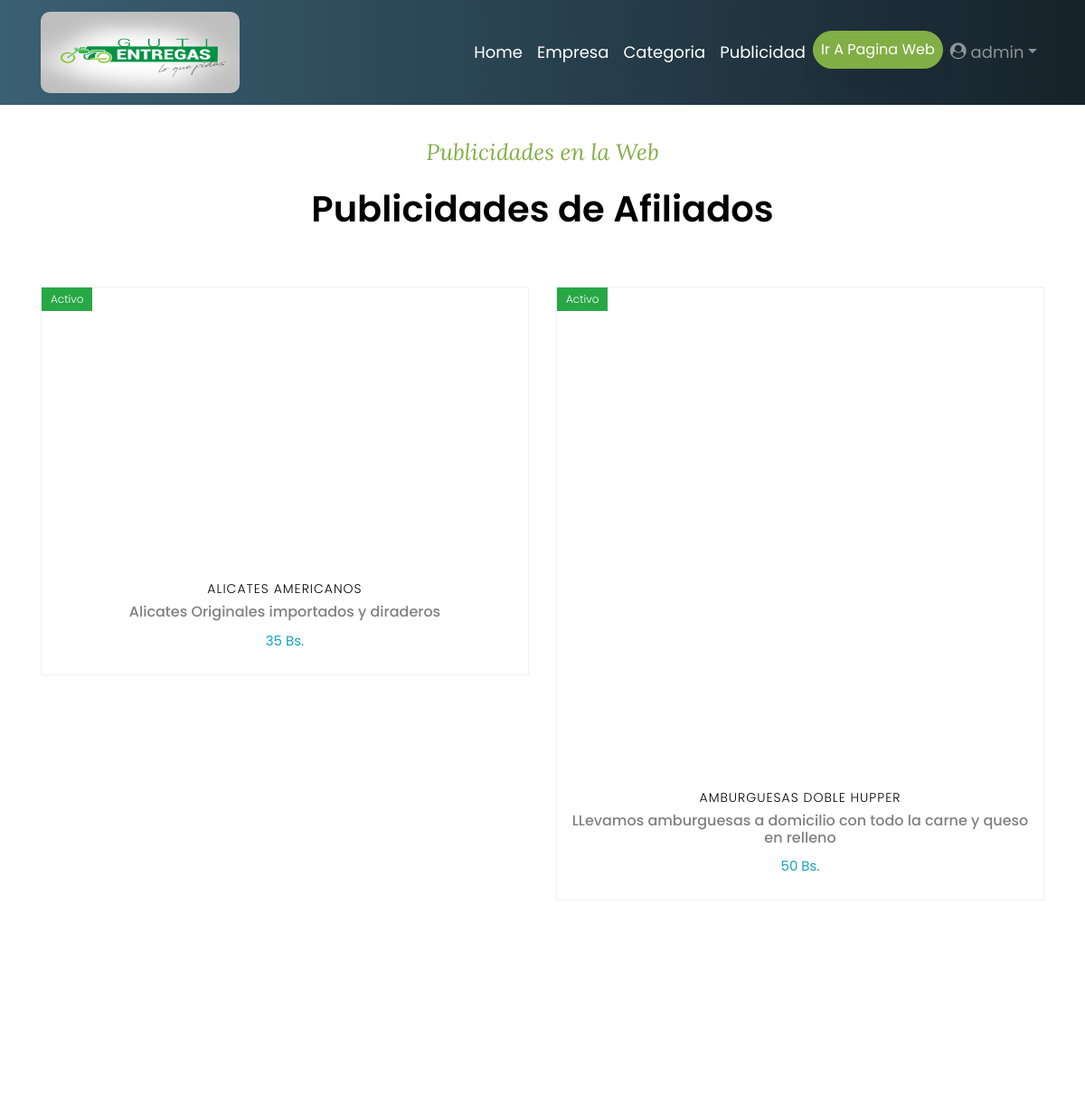
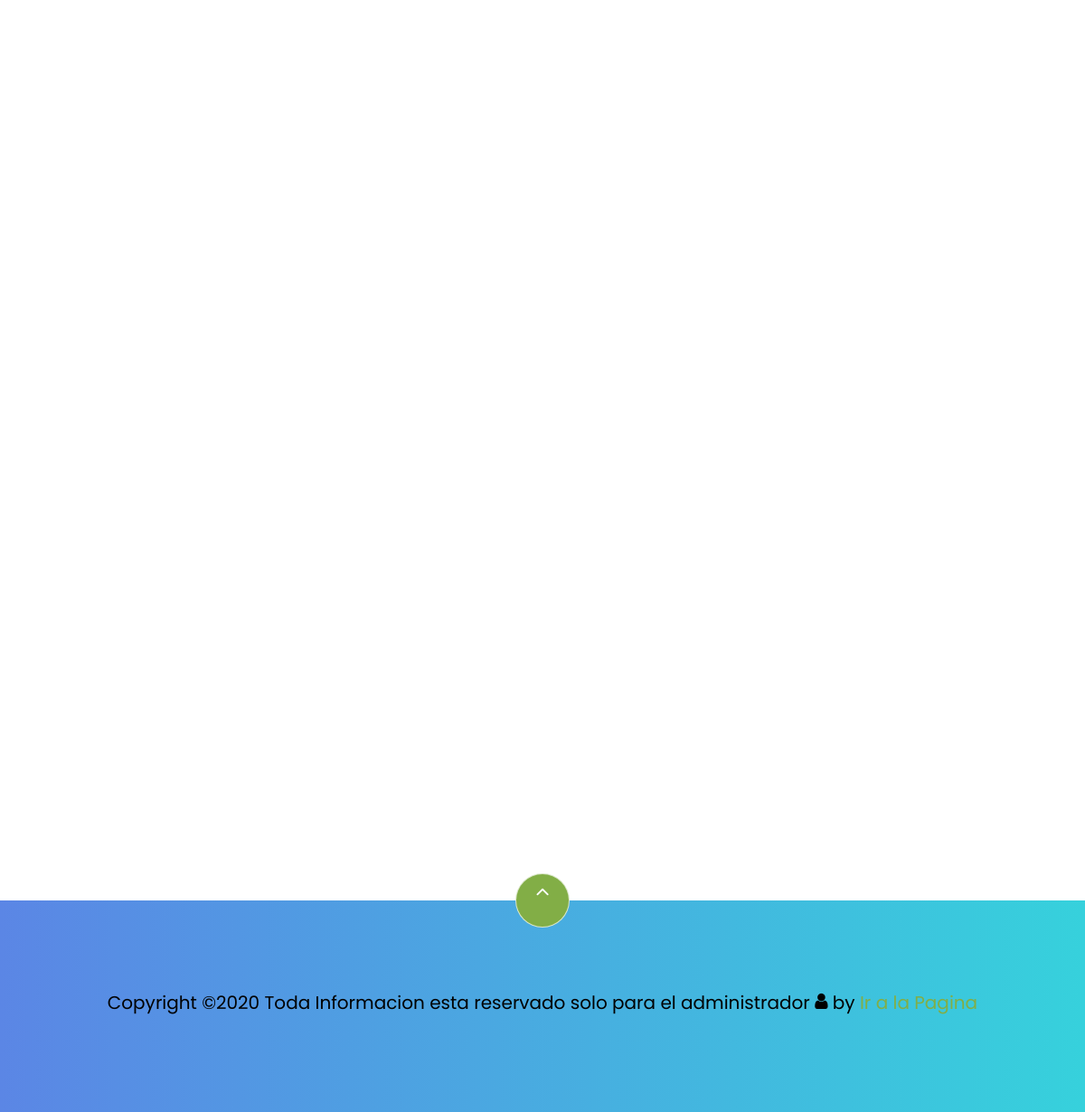
The page /web/publicidad.php (signed in) on the database its author committed (2 pictures, top to bottom).
### tables this page shows
CREATE TABLE `administrador` (
  `id_admin` int(10) NOT NULL,
  `user` varchar(100) NOT NULL,
  `pass` varchar(150) NOT NULL,
  `nom_empresa` varchar(150) NOT NULL,
  `celular` int(15) NOT NULL,
  `correo` varchar(200) NOT NULL,
  `logo` longblob NOT NULL
);

CREATE TABLE `publicidad` (
  `id_public` int(10) NOT NULL,
  `nom_servicio` varchar(500) DEFAULT NULL,
  `desp_servicio` varchar(500) DEFAULT NULL,
  `precio` int(10) DEFAULT NULL,
  `foto` longblob DEFAULT NULL,
  `estado_public` tinyint(1) NOT NULL,
  `empresa_id` int(10) DEFAULT NULL
);

### web/publicidad.php (the view, shortened to what this page needs)
<?php
	if (!isset($_SESSION['user'])) {
		header('Location: index.php');
	}elseif(isset($_SESSION['user'])){
        include 'model/conexion.php';
		$sentencia = $db->query("SELECT * FROM publicidad inner join
         empresa on empresa.id_empresa=publicidad.empresa_id  ORDER BY publicidad.nom_servicio ASC;");
    $publicidad = $sentencia->fetchAll(PDO::FETCH_OBJ);
	}else{
		echo "Error en el sistema";
	}
?>
<?php include "assets/admin-header.php"; ?>
<section class="ftco-section">
  <div class="container">
    <div class="row justify-content-center mb-3 pb-3">
      <div class="col-md-12 heading-section text-center ftco-animate">
        <span class="subheading">Publicidades en la Web</span>
        <h2 class="mb-4">Publicidades de Afiliados</h2>
      </div>
    </div>
  </div>
  <div class="container">
    <div class="row">
			<?php foreach ($publicidad  as $public) { ?>
      <div class="col-md-6 col-lg-6 ftco-animate">
        <div class="product">
          <a href="#" class="img-prod"><img class="img-fluid" src="image/<?php echo $public->foto; ?>" alt="Colorlib Template">
						<?php if ($public->estado_public > 0): ?>
            <span class="status bg-success">Activo</span>
						<?php else: ?>
						<span class="status bg-danger">InActivo</span>
						<?php endif; ?>
          </a>
          <div class="text py-3 pb-4 px-3 text-center">
            <h3><a href="#"><?php echo $public->nom_servicio; ?></a></h3>
            <div class="d-flex">
              <div class="pricing">
                <h6 class="price"><span class="price-sale"><?php echo $public->desp_servicio; ?></span></h6>
              </div>
            </div>
						<div class="d-flex">
              <div class="pricing">
                <p class="price"><span class="price-sale text text-info"><?php echo $public->precio; ?>  Bs.</span></p>
              </div>
            </div>
          </div>
        </div>
      </div>
			<?php
		}?>
    </div>
  </div>
</section>
<?php include "assets/admin-footer.php"; ?>

### web/assets/admin-header.php (shortened to what this page needs)
<?php
	if (!isset($_SESSION['user'])) {
		header('Location: login.php');
	}elseif(isset($_SESSION['user'])){
        include 'model/conexion.php';
		$sentencia_adm = $db->query("SELECT * FROM administrador ;");
    $administrador = $sentencia_adm->fetchAll(PDO::FETCH_OBJ);
	}else{
		echo "Error en el sistema";
	}
?>
<!DOCTYPE html>
<html lang="en">
  <head>
    <link rel="stylesheet" href="css/open-iconic-bootstrap.min.css">
    <link rel="stylesheet" href="css/animate.css">
    <link rel="stylesheet" href="css/owl.carousel.min.css">
    <link rel="stylesheet" href="css/owl.theme.default.min.css">
    <link rel="stylesheet" href="css/magnific-popup.css">
    <link rel="stylesheet" href="css/aos.css">
    <link rel="stylesheet" href="css/ionicons.min.css">
    <link rel="stylesheet" href="css/bootstrap-datepicker.css">
    <link rel="stylesheet" href="css/jquery.timepicker.css">
		<link href="css/dataTables.bootstrap4.min.css" rel="stylesheet">
    <link rel="stylesheet" href="css/flaticon.css">
    <link rel="stylesheet" href="css/icomoon.css">
    <link rel="stylesheet" href="css/style.css">
  </head>
  <body class="goto-here">
    <nav class="navbar navbar-expand-lg navbar-dark ftco_navbar bg-dark ftco-navbar-dark" id="ftco-navbar">
	    <div class="container">
				<?php foreach($administrador as $adm): ?>
	      <a class="navbar-brand" href="empresa.php"><img src="image/<?php echo $adm->logo; ?>" style="height:90px; width: 220px; border-radius:10px;">
				</img></a>
				<?php endforeach; ?>
	      <div class="collapse navbar-collapse" id="ftco-nav">
	        <ul class="navbar-nav ml-auto">
	          <li class="nav-item active"><a href="<?php echo "perfil.php";?>" class="nav-link">Home</a></li>
						<li class="nav-item active"><a href="<?php echo "empresa.php";?>" class="nav-link">Empresa</a></li>
						<li class="nav-item active"><a href="<?php echo "cat.php"; ?>" class="nav-link">Categoria</a></li>
						<li class="nav-item active"><a href="<?php echo "publicidad.php";?>" class="nav-link">Publicidad</a></li>
	          <li class="nav-item "><a href="http://localhost/guti_entregas/master_web" class="btn btn-primary nav-link text-white">Ir A Pagina Web</a></li>
              <li class="nav-item dropdown">
              <a class="nav-link dropdown-toggle" href="#" id="dropdown04" data-toggle="dropdown" aria-haspopup="true" aria-expanded="false"><span class="icon-user-circle"></span>  <?php echo $_SESSION['user'] ?></a>
            </li>
	        </ul>
	      </div>
	    </div>
	  </nav>

### web/css/icomoon.css (style rules this page uses)
[class^="icon-"], [class*=" icon-"] { font-family: 'icomoon' !important; speak: none; font-style: normal; font-weight: normal; font-variant: normal; text-transform: none; line-height: 1; -webkit-font-smoothing: antialiased; -moz-osx-font-smoothing: grayscale; }
.icon-user-circle:before { content: "\f2bd"; }

### rows shown on the page
administrador: logo (picture)
publicidad: estado_public "Activo", nom_servicio "ALICATES AMERICANOS", desp_servicio "Alicates Originales importados y diraderos", precio "35"
publicidad: estado_public "Activo", nom_servicio "AMBURGUESAS DOBLE HUPPER", desp_servicio "LLevamos amburguesas a domicilio con todo la carne y queso en relleno", precio "50"

### other values the page prints
$_SESSION['user'] "admin"
